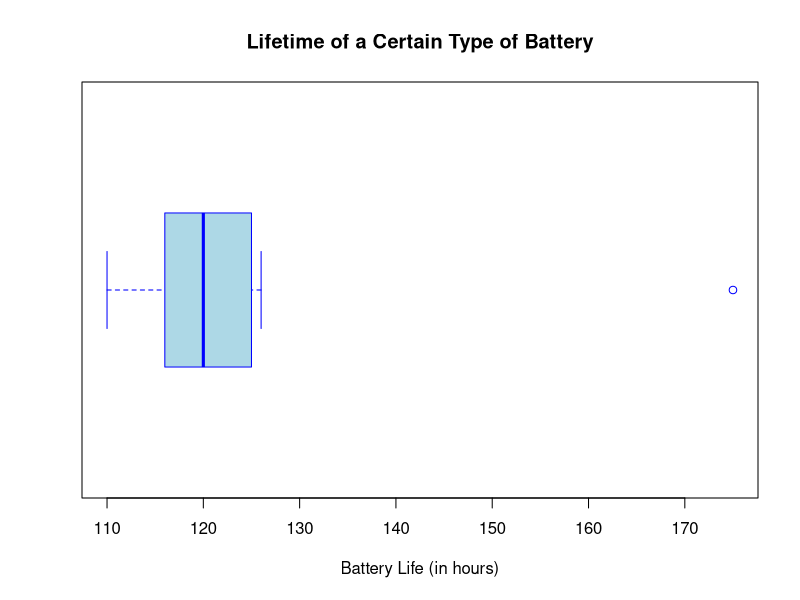
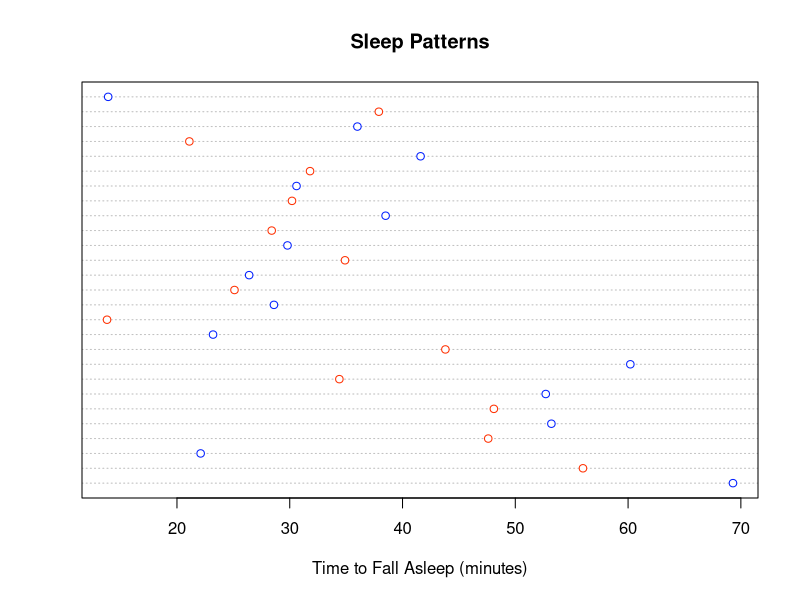
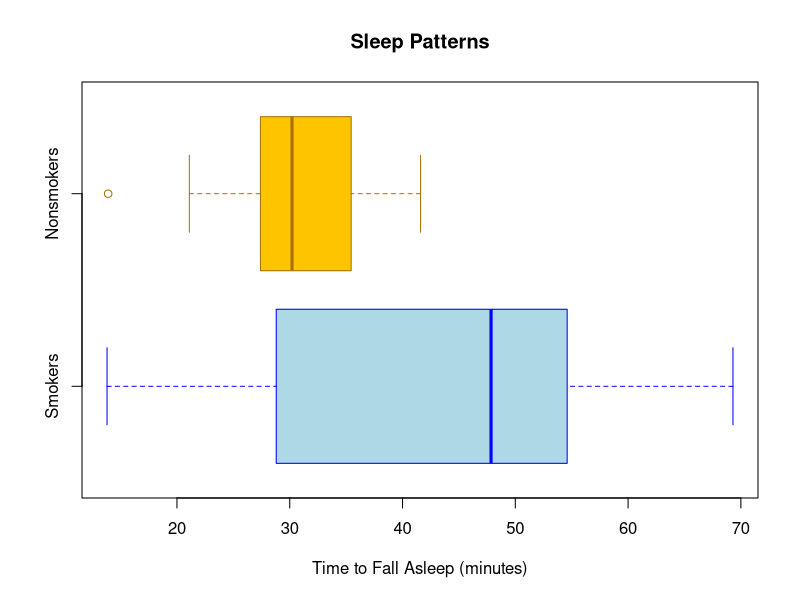
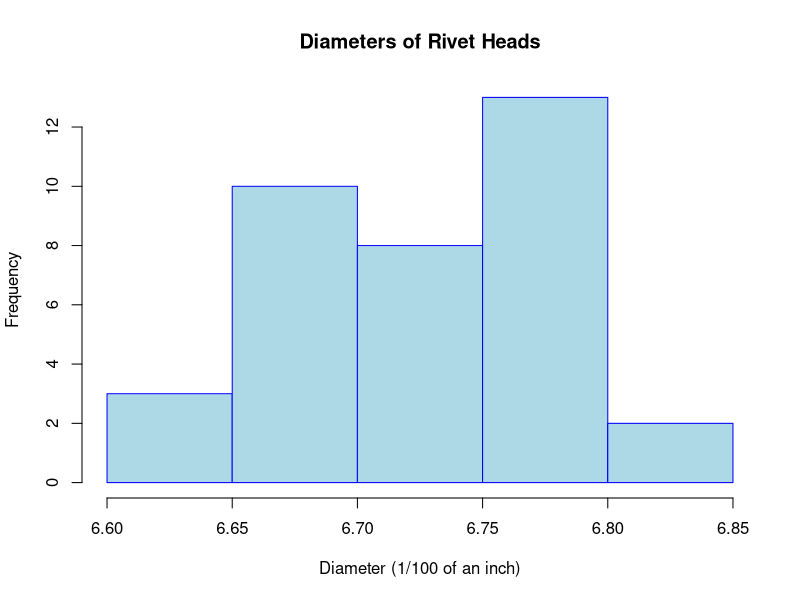
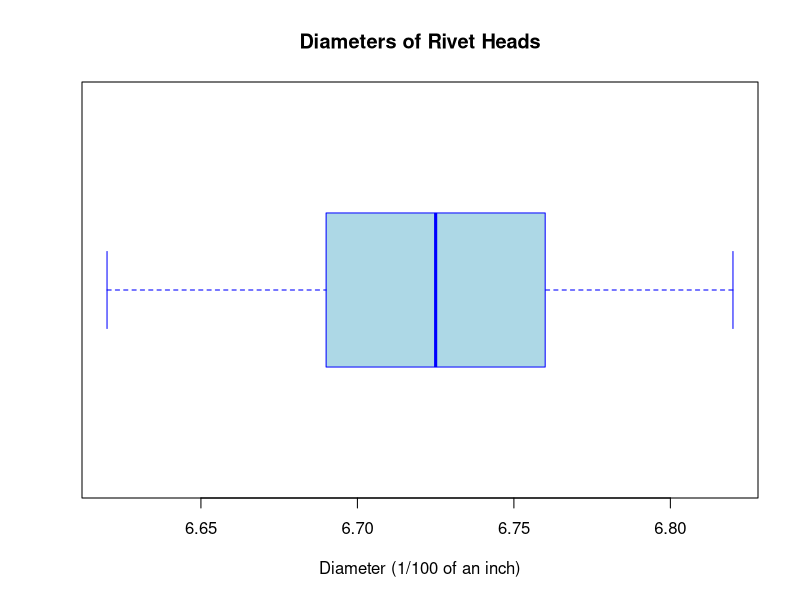
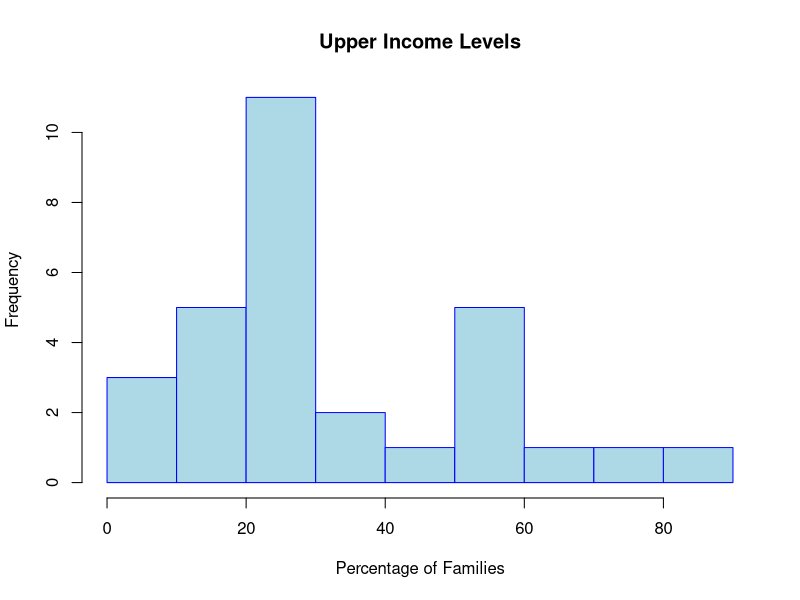
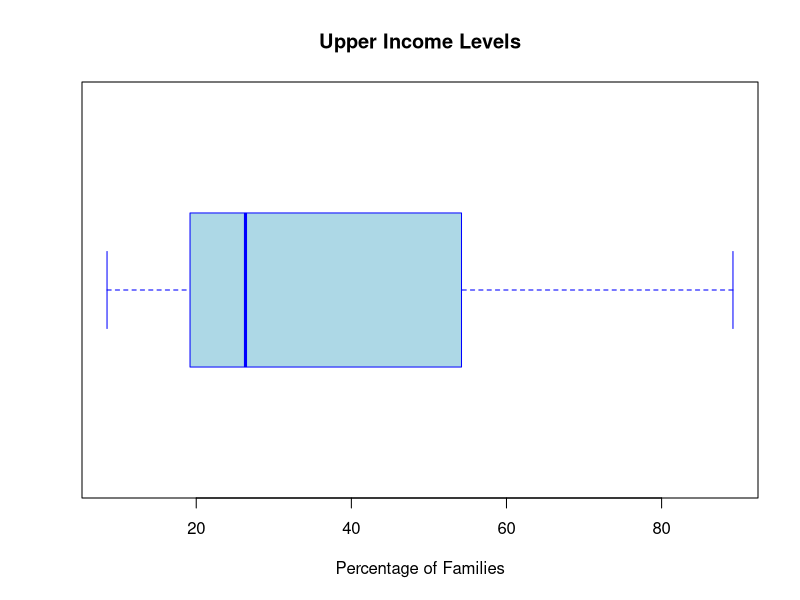
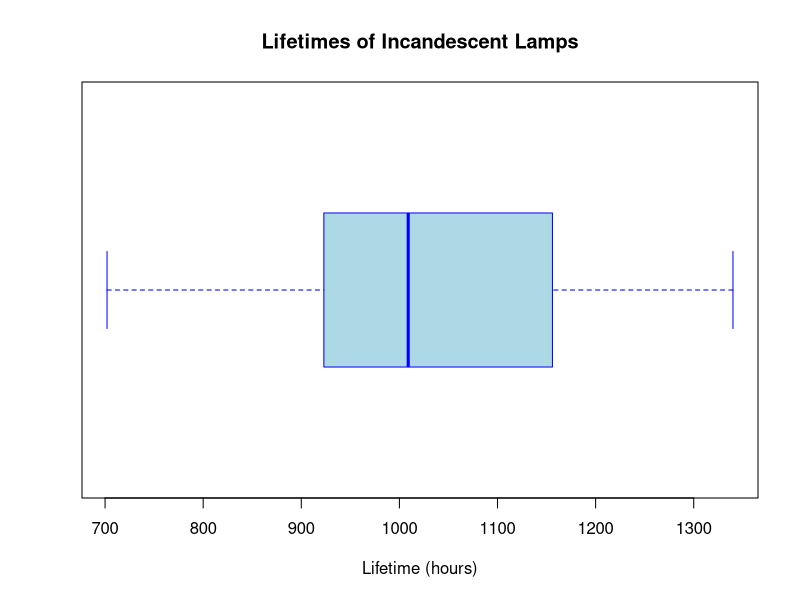

These figures' R source, in order:
cat("STAT 411 Assignments for R Practice\n\n")

# Problem: 1.13 A manufacturer of electronic components is
# interested in determining the lifetime of a certain type
# of battery. A sample, in hours of life, is as follows:
#   123, 116, 122, 110, 175, 126, 125, 111, 118, 117.
# (a) Find the sample mean and median.
# (b) What feature in this data set is responsible for the
# substantial difference between the two?
lifetime_batteries <- c(123, 116, 122, 110, 175, 126, 125, 111, 118, 117)
cat("Problem 1.13\n")
cat("\t(a)  Sample Mean: ", mean(lifetime_batteries)) # Display the mean
cat("\n\t     Sample Median: ", median(lifetime_batteries)) # Display the median
cat("\n\t(b)  The feature in this data set that is responsible for the
            substantial difference between the two is the outlier 175.")
# Create png
png("1.13BoxPlot.png")
# create a boxplot
boxplot(lifetime_batteries,
    main = "Lifetime of a Certain Type of Battery",
    xlab = "Battery Life (in hours)",
    col = "lightblue",
    border = "blue",
    horizontal = TRUE
)
# close png
dev.off()

# ------------------------------------------------------------
# Problem: 1.17 A study of the effects of smoking on sleep
# patterns is conducted. The measure observed is the time,
# in minutes, that it takes to fall asleep. These data are
# obtained:
#   Smokers: 69.3 56.0 22.1 47.6
#       53.2 48.1 52.7 34.4
#       60.2 43.8 23.2 13.8
#   Nonsmokers: 28.6 25.1 26.4 34.9
#       29.8 28.4 38.5 30.2
#       30.6 31.8 41.6 21.1
#       36.0 37.9 13.9
# (a) Find the sample mean for each group.
# (b) Find the sample standard deviation for each group.
# (c) Make a dot plot of the data sets A and B on the
# same line.
# (d) Comment on what kind of impact smoking appears
# to have on the time required to fall asleep.
smokers <- c(
    69.3, 56.0, 22.1, 47.6,
    53.2, 48.1, 52.7, 34.4,
    60.2, 43.8, 23.2, 13.8
)
nonsmokers <- c(
    28.6, 25.1, 26.4, 34.9,
    29.8, 28.4, 38.5, 30.2,
    30.6, 31.8, 41.6, 21.1,
    36.0, 37.9, 13.9
)
cat("\n\nProblem 1.17\n")
cat("\t(a)  Sample Mean for Smokers: ", mean(smokers))
cat("\n\t     Sample Mean for Nonsmokers: ", mean(nonsmokers))
cat("\n\t(b)  Sample Standard Deviation for Smokers: ", sd(smokers))
cat("\n\t     Sample Standard Deviation for Nonsmokers: ", sd(nonsmokers))
cat("\n\t(c)  Dot Plot is in \"", getwd(), "\"")
png("1.17DotPlot.png") # Create png
# create a dot plot
dotchart(c(smokers, nonsmokers),
    main = "Sleep Patterns",
    xlab = "Time to Fall Asleep (minutes)",
    col = c("#001eff", "#ff2f00"),
)
dev.off()
cat("\n\t(c)  Smoking increases the time it takes to fall asleep.")
png("1.17BoxPlot.png") # Create png
# create a boxplot
boxplot(smokers, nonsmokers,
    main = "Sleep Patterns",
    xlab = "Time to Fall Asleep (minutes)",
    col = c("lightblue", "#ffc400"),
    border = c("blue", "#a87104"),
    horizontal = TRUE,
    names = c("Smokers", "Nonsmokers")
)
# close png
dev.off()
# show image

# ------------------------------------------------------------
# Problem: 1.22 The following data are the measures of the
# diameters of 36 rivet heads in 1/100 of an inch.
#   6.72 6.77 6.82 6.70 6.78 6.70 6.62 6.75
#   6.66 6.66 6.64 6.76 6.73 6.80 6.72 6.76
#   6.76 6.68 6.66 6.62 6.72 6.76 6.70 6.78
#   6.76 6.67 6.70 6.72 6.74 6.81 6.79 6.78
#   6.66 6.76 6.76 6.72
# (a) Compute the sample mean and sample standard
# deviation.
# (b) Construct a relative frequency histogram of the
# data.
# (c) Comment on whether or not there is any clear indication
# that the sample came from a population that has a bell-shaped distribution.
diameters <- c(
    6.72, 6.77, 6.82, 6.70, 6.78, 6.70, 6.62, 6.75,
    6.66, 6.66, 6.64, 6.76, 6.73, 6.80, 6.72, 6.76,
    6.76, 6.68, 6.66, 6.62, 6.72, 6.76, 6.70, 6.78,
    6.76, 6.67, 6.70, 6.72, 6.74, 6.81, 6.79, 6.78,
    6.66, 6.76, 6.76, 6.72
)
cat("\n\nProblem 1.22\n")
cat("\t(a)  Sample Mean: ", mean(diameters))
cat("\n\t     Sample Standard Deviation: ", sd(diameters))
cat("\n\t(b)  Histogram is in \"", getwd(), "\"")
png("1.22Histogram.png") # Create png
# create a histogram
hist(diameters,
    main = "Diameters of Rivet Heads",
    xlab = "Diameter (1/100 of an inch)",
    col = "lightblue",
    border = "blue"
)
# close png
dev.off()
cat("\n\t(c)  There is no clear indication that the sample came
        from a population that has a bell-shaped distribution.")
# Create png
png("1.22BoxPlot.png")
# create a boxplot
boxplot(diameters,
    main = "Diameters of Rivet Heads",
    xlab = "Diameter (1/100 of an inch)",
    col = "lightblue",
    border = "blue",
    horizontal = TRUE
)
# close png
dev.off()

# ------------------------------------------------------------
# Problem: 1.25 The following data set is related to that in
# Exercise 1.24. It gives the percentages of the families that
# are in the upper income level, for the same individual
# schools in the same order as in Exercise 1.24.
#   72.2 31.9 26.5 29.1 27.3 8.6 22.3 26.5
#   20.4 12.8 25.1 19.2 24.1 58.2 68.1 89.2
#   55.1 9.4 14.5 13.9 20.7 17.9 8.5 55.4
#   38.1 54.2 21.5 26.2 59.1 43.3
# (a) Calculate the sample mean.
# (b) Calculate the sample median.
# (c) Construct a relative frequency histogram of the
# data.
# (d) Compute the 10% trimmed mean. Compare with
# the results in (a) and (b) and comment.
upper_income <- c(
    72.2, 31.9, 26.5, 29.1, 27.3, 8.6, 22.3, 26.5,
    20.4, 12.8, 25.1, 19.2, 24.1, 58.2, 68.1, 89.2,
    55.1, 9.4, 14.5, 13.9, 20.7, 17.9, 8.5, 55.4,
    38.1, 54.2, 21.5, 26.2, 59.1, 43.3
)
cat("\n\nProblem 1.25\n")
cat("\t(a)  Sample Mean: ", mean(upper_income))
cat("\n\t(b)  Sample Median: ", median(upper_income))
cat("\n\t(c)  Histogram is in \"", getwd(), "\"")
png("1.25Histogram.png") # Create png
# create a histogram
hist(upper_income,
    main = "Upper Income Levels",
    xlab = "Percentage of Families",
    col = "lightblue",
    border = "blue"
)
# close png
dev.off()
cat("\n\t(d)  10% Trimmed Mean: ", mean(upper_income, trim = 0.1))
cat("\n\t     The 10% trimmed mean is very close to the sample mean.")
# Create png
png("1.25BoxPlot.png")
# create a boxplot
boxplot(upper_income,
    main = "Upper Income Levels",
    xlab = "Percentage of Families",
    col = "lightblue",
    border = "blue",
    horizontal = TRUE
)
# close png
dev.off()

# ------------------------------------------------------------
# Problem: 1.30 Below are the lifetimes, in hours, of fifty 40-watt,
# 110-volt internally frosted incandescent lamps, taken
# from forced life tests:
#   919 1196 785 1126 936 918
#   1156 920 948 1067 1092 1162
#   1170 929 950 905 972 1035
#   1045 855 1195 1195 1340 1122
#   938 970 1237 956 1102 1157
#   978 832 1009 1157 1151 1009
#   765 958 902 1022 1333 811
#   1217 1085 896 958 1311 1037
#   702 923
# Construct a box plot for these data.
lifetimes <- c(
    919, 1196, 785, 1126, 936, 918,
    1156, 920, 948, 1067, 1092, 1162,
    1170, 929, 950, 905, 972, 1035,
    1045, 855, 1195, 1195, 1340, 1122,
    938, 970, 1237, 956, 1102, 1157,
    978, 832, 1009, 1157, 1151, 1009,
    765, 958, 902, 1022, 1333, 811,
    1217, 1085, 896, 958, 1311, 1037,
    702, 923
)
cat("\n\nProblem 1.30")
cat("\n\t     Boxplot is in \"", getwd(), "\"\n")
# Create png
png("1.30BoxPlot.png")
# create a boxplot
boxplot(lifetimes,
    main = "Lifetimes of Incandescent Lamps",
    xlab = "Lifetime (hours)",
    col = "lightblue",
    border = "blue",
    horizontal = TRUE
)
# close png
dev.off()
